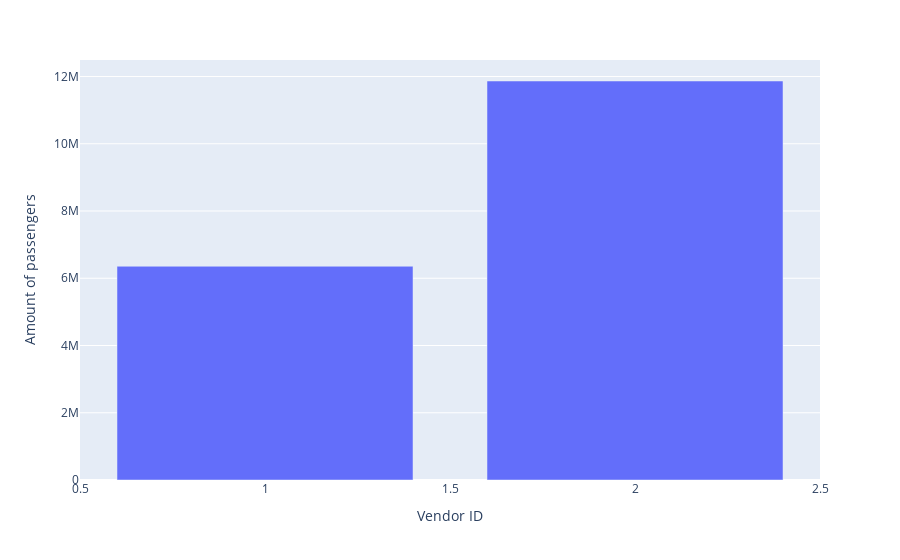

Notebook code cell kept with this figure:
### Code cell
import plotly.express as px
px.bar(df, x='Vendor ID', y='Amount of passengers')

### Figure 1 — Plotly figure (JSON) as saved in the notebook; plotly's stock layout.template omitted (floating-point values rounded to 4 significant figures)
{"data": [{"hovertemplate": "Vendor ID=%{x}<br>Amount of passengers=%{y}<extra></extra>", "legendgroup": "", "marker": {"color": "#636efa", "pattern": {"shape": ""}}, "name": "", "orientation": "v", "showlegend": false, "textposition": "auto", "type": "bar", "x": [1, 2], "xaxis": "x", "y": [6356961, 11866728], "yaxis": "y"}], "layout": {"barmode": "relative", "legend": {"tracegroupgap": 0}, "margin": {"t": 60}, "xaxis": {"anchor": "y", "domain": [0, 1], "title": {"text": "Vendor ID"}}, "yaxis": {"anchor": "x", "domain": [0, 1], "title": {"text": "Amount of passengers"}}}}
